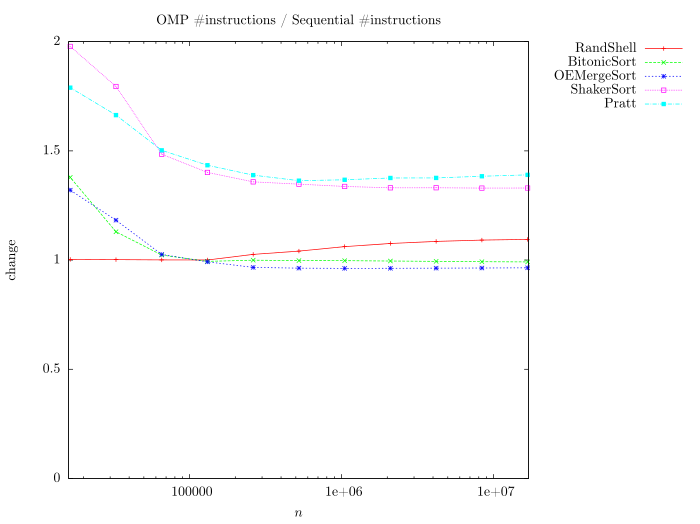

gnuplot code for this plot:
print "Instructions"

set autoscale
set term epslatex size 7, 5.24 standalone color colortext 10
set key out vert
set key right top
set output 'instrdiff.tex'
unset label                            # remove any previous labels
set xtic auto                          # set xtics automatically
set ytic auto                          # set ytics automatically
set title 'OMP \#instructions / Sequential \#instructions'
set xlabel '$n$'
set ylabel 'change'
set yrange[0:2]
set xrange[16000:17000000]
unset logscale x


stats '< join RShellSortPure.res RShellSortPureOMP.res' using ($10/$4) every ::5 name 'A'
stats '< join BitonicSort.res BitonicSortOMP.res' using ($10/$4) every ::5 name 'B'
stats '< join OddEvenMergeSort.res OddEvenMergeSortOMP.res' using ($10/$4) every ::5 name 'C'
stats '< join ShakerSort.res ShakerSortOMP.res' using ($10/$4) every ::5 name 'D'
stats '< join Pratt.res PrattOMP.res' using ($10/$4) every ::5 name 'E'

set logscale x

plot  	'< join RShellSortPure.res RShellSortPureOMP.res' using 1:($10/$4) title 'RandShell' with linespoints linecolor 1 linetype 1 linewidth 2, \
		'< join BitonicSort.res BitonicSortOMP.res' using 1:($10/$4) title 'BitonicSort' with linespoints linecolor 2 linetype 2 linewidth 2, \
		'< join OddEvenMergeSort.res OddEvenMergeSortOMP.res' using 1:($10/$4) title 'OEMergeSort' with linespoints linecolor 3 linetype 3 linewidth 2, \
		'< join ShakerSort.res ShakerSortOMP.res' using 1:($10/$4) title 'ShakerSort' with linespoints linecolor 4 linetype 4 linewidth 2, \
		'< join Pratt.res PrattOMP.res' using 1:($10/$4) title 'Pratt' with linespoints linecolor 5 linetype 5 linewidth 2
